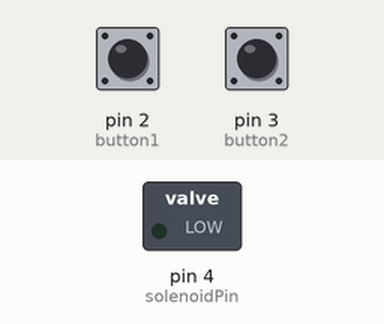
Recording of a sketch running on a simulated Arduino Uno, built with avr-gcc and run on an emulated ATmega328P. On the bench: switched loads named in the sketch (green lamp = pin HIGH). Inputs (shaded band) come from the test bench; at power-on: pin 2 (button1) LOW, pin 3 (button2) LOW.

Above: at 1.2 s.
1.3 s: pin 2 (button1) pulled HIGH for 0.15 s
At 1.9 s:
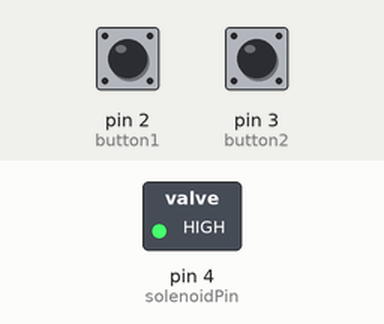
2.9 s: pin 3 (button2) pulled HIGH for 0.15 s
At 4.1 s:
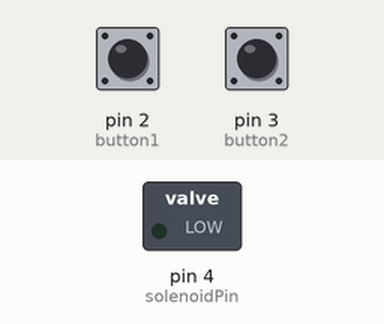
4.5 s: pin 2 (button1) pulled HIGH for 1 s
At 5.5 s:
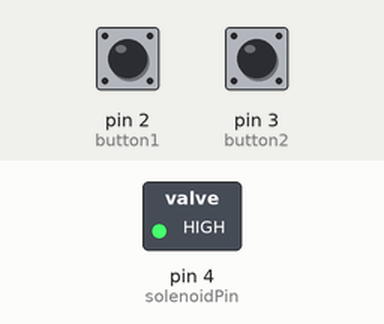
Timing chart, 0 to 7.5 s (numbered marks = the images above; inputs shaded):
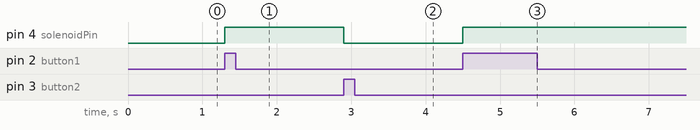

Measured:
- after the input at 1.3 s, pin 4 (solenoidPin): LOW → HIGH at once
- after the input at 2.9 s, pin 4 (solenoidPin): HIGH → LOW at once
- after the input at 4.5 s, pin 4 (solenoidPin): LOW → HIGH at once

The sketch:

solenoid_valve.ino
```cpp
/*
solenoid valve
controlling the flow using two buttons for turning the solenoid valve on and off
*/

int solenoidPin = 4;    //The output pin on the Arduino
int button1 = 2;   //To turn the solenoid valve on
int button2 = 3;   //To turn the solenoid valve off

void setup() {
  pinMode(solenoidPin, OUTPUT); //Sets pin as output
  pinMode(button1,INPUT);   //Set pin as input
  pinMode(button2,INPUT);   //Set pin as input
}

void loop() {
  if(digitalRead(2)==HIGH){ //when button1 is pushed
    digitalWrite(solenoidPin, HIGH);    //Switch Solenoid ON
    delay(1000);
  }

  if(digitalRead(3)==HIGH){ //when button2 is pushed
    digitalWrite(solenoidPin, LOW);     //Switch Solenoid OFF
    delay(1000);
  }
}
```
